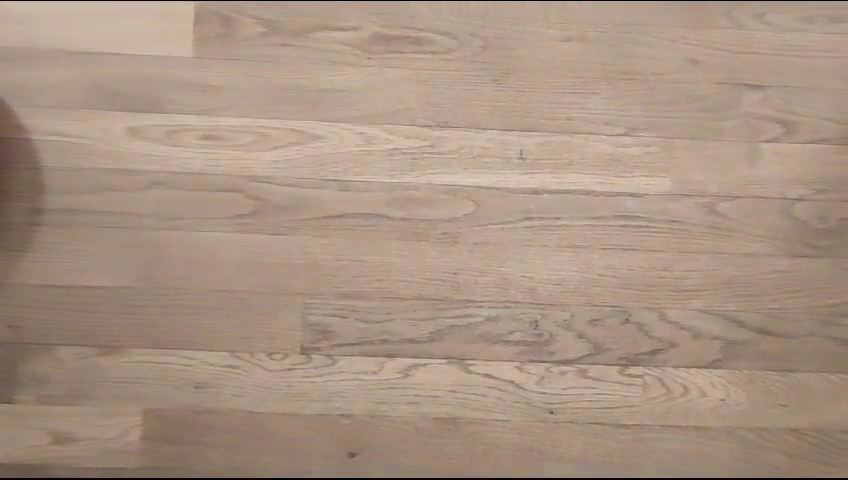
#> input picture frame 40 of video processing/Robot.mp4, 848 x 480 px, given in place of auto_oscar.mp4, which was not available
$ python oefening1_playvideo_v2.py
#> lines starting #> are read from the running program, lines starting #| are printed output that depends on the picture; pictures that were not available may be replaced by others from this repository, and a replacement may not be noted
import cv2
import numpy as np

# Create a VideoCapture object and read from input file
# If the input is the camera, pass 0 instead of the video file name
#cap = cv2.VideoCapture(0)
cap = cv2.VideoCapture('auto_oscar.mp4')

# Check if camera opened successfully
if (cap.isOpened()== False):
  print("Error opening video stream or file")

# Read until video is completed
while(cap.isOpened()):
  # Capture frame-by-frame
  ret, frame = cap.read()
#> frame is the input picture: shape (480, 848, 3); mean B, G, R 130.3, 147.1, 169.2
  if ret == True:

    frame = cv2.resize(frame, (640, 480))
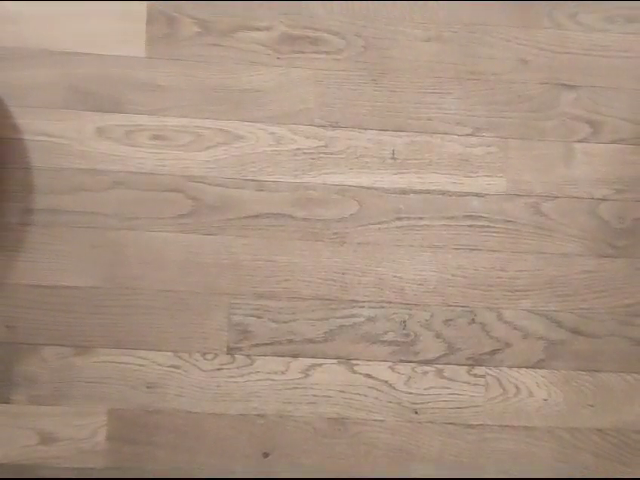
#> frame: shape (480, 640, 3); mean B, G, R 130.3, 147.1, 169.2

    # Voeg hier code toe voor de data manipulatie.
    # Denk aan blur of grayscaling
    kernel = np.ones((5, 5), np.float32) / 25
    frame = cv2.Canny(frame, 50, 150)
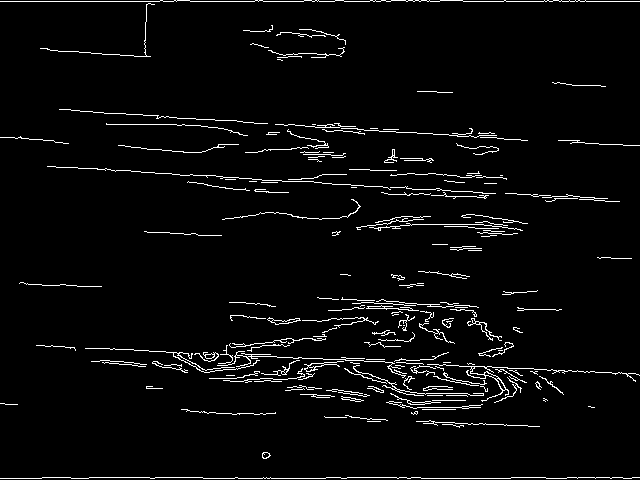
#> frame: shape (480, 640); 3.7% white in thin lines or dots

    # Display the resulting frame
    cv2.imshow('Frame',frame)

    # Press Q on keyboard to  exit
    if cv2.waitKey(25) & 0xFF == ord('q'):
#> (key q is pressed here)
      break

  # Break the loop
  else:
    break

# When everything done, release the video capture object
cap.release()

# Closes all the frames
cv2.destroyAllWindows()

$ run again, starting later in the video
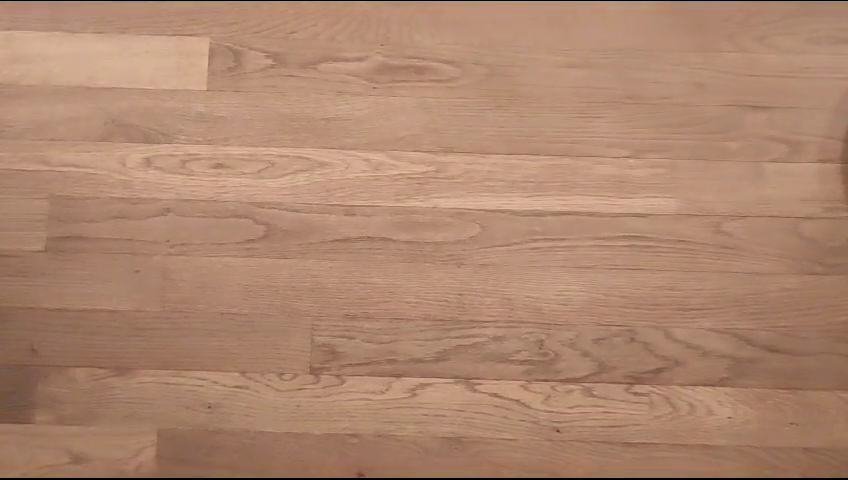
#> input picture frame 320 of video processing/Robot.mp4, 848 x 480 px, given in place of auto_oscar.mp4, which was not available
#> frame is the input picture: shape (480, 848, 3); mean B, G, R 110.8, 134.5, 174
#> `frame = cv2.resize(frame, (640, 480))`:
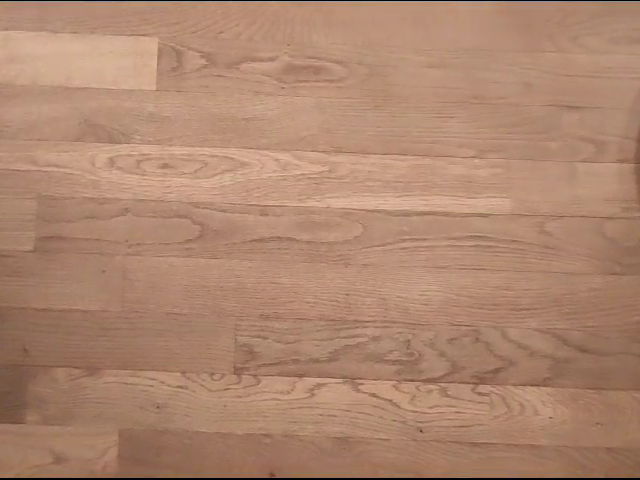
#> frame: shape (480, 640, 3); mean B, G, R 110.8, 134.5, 174
#> `frame = cv2.Canny(frame, 50, 150)`:
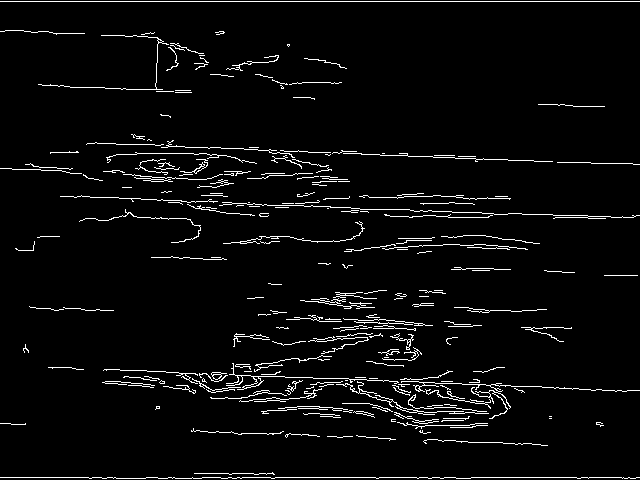
#> frame: shape (480, 640); 4.1% white in thin lines or dots
